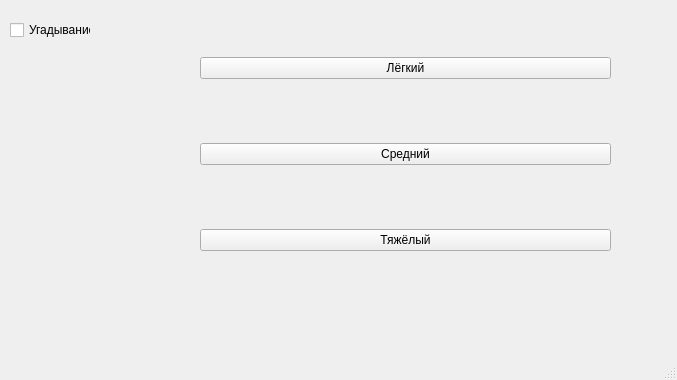
<?xml version="1.0" encoding="UTF-8"?>
<ui version="4.0">
 <class>MainWindow</class>
 <widget class="QMainWindow" name="MainWindow">
  <property name="geometry">
   <rect>
    <x>0</x>
    <y>0</y>
    <width>677</width>
    <height>380</height>
   </rect>
  </property>
  <property name="windowTitle">
   <string>MainWindow</string>
  </property>
  <widget class="QWidget" name="centralwidget">
   <widget class="QWidget" name="verticalLayoutWidget">
    <property name="geometry">
     <rect>
      <x>200</x>
      <y>-1</y>
      <width>411</width>
      <height>311</height>
     </rect>
    </property>
    <layout class="QVBoxLayout" name="verticalLayout_3">
     <item>
      <widget class="QPushButton" name="Button_easy">
       <property name="text">
        <string>Лёгкий</string>
       </property>
      </widget>
     </item>
     <item>
      <widget class="QPushButton" name="Button_medium">
       <property name="text">
        <string>Средний</string>
       </property>
      </widget>
     </item>
     <item>
      <widget class="QPushButton" name="Button_hard">
       <property name="text">
        <string>Тяжёлый</string>
       </property>
      </widget>
     </item>
    </layout>
   </widget>
   <widget class="QCheckBox" name="Guess_mo">
    <property name="geometry">
     <rect>
      <x>10</x>
      <y>20</y>
      <width>81</width>
      <height>20</height>
     </rect>
    </property>
    <property name="text">
     <string>Угадывание</string>
    </property>
   </widget>
  </widget>
  <widget class="QMenuBar" name="menubar">
   <property name="geometry">
    <rect>
     <x>0</x>
     <y>0</y>
     <width>677</width>
     <height>26</height>
    </rect>
   </property>
  </widget>
  <widget class="QStatusBar" name="statusbar"/>
 </widget>
 <resources/>
 <connections/>
</ui>
